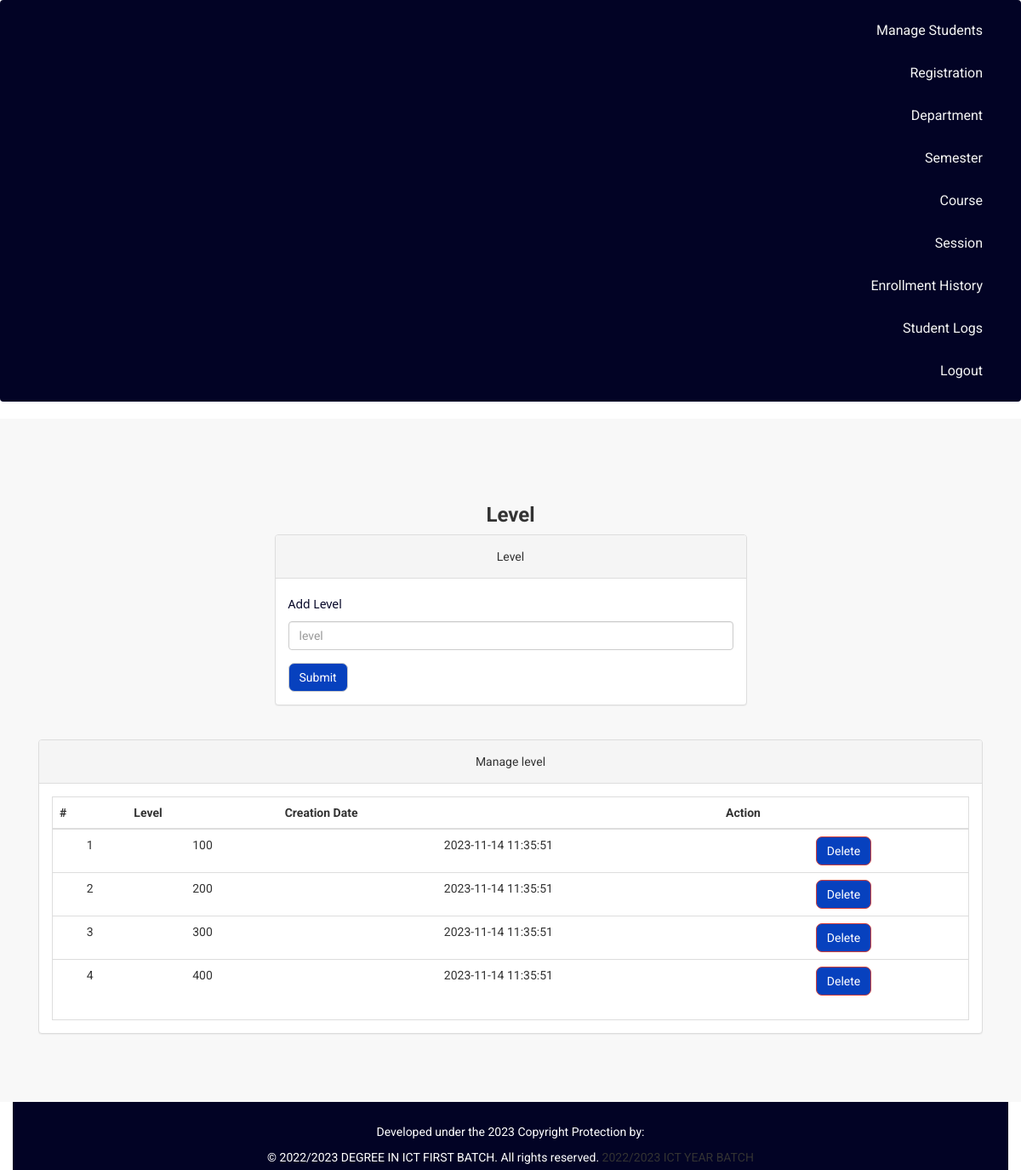
Before: /onlinecourse/admin/level.php (signed in) with the older database file.
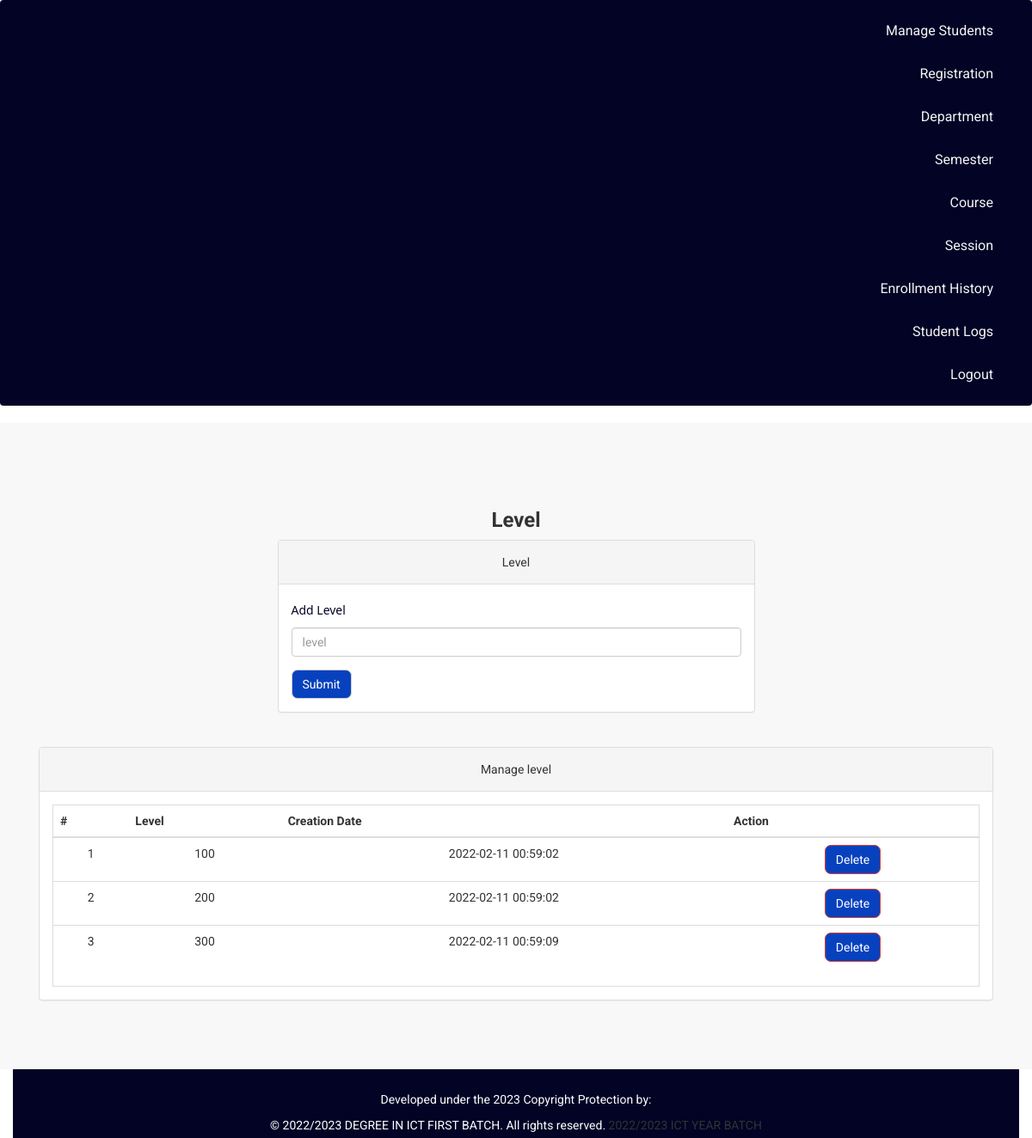
After: the same page with the newer database file.
### tables this page shows
CREATE TABLE `level` (
  `id` int(11) NOT NULL,
  `level` varchar(255) DEFAULT NULL,
  `creationDate` timestamp NULL DEFAULT current_timestamp()
);

### onlinecourse/admin/level.php (the view, shortened to what this page needs)
<?php
include('includes/config.php');
if (strlen($_SESSION['alogin']) == 0) {
    header('location:index.php');
} else {
    ?>
    <!DOCTYPE html>
    <html xmlns="http://www.w3.org/1999/xhtml">
    <head>
        <link href="assets/css/bootstrap.css" rel="stylesheet" />
        <link href="assets/css/font-awesome.css" rel="stylesheet" />
        <link href="assets/css/style.css" rel="stylesheet" />
    </head>
    <body>
        <?php if ($_SESSION['alogin'] != "") {
            include('includes/menubar.php');
        }
        ?>
        <div class="content-wrapper">
            <div class="container">
                <div class="row">
                    <div class="col-md-12">
                        <h1 class="page-head-line">Level </h1>
                    </div>
                </div>
                <div class="row">
                    <div class="col-md-3"></div>
                    <div class="col-md-6">
                        <div class="panel panel-default">
                            <div class="panel-heading">
                                Level
                            </div>
                            <div class="panel-body">
                                <form name="level" method="post">
                                    <div class="form-group">
                                        <label for="department">Add Level </label>
                                        <input type="text" class="form-control" id="level" name="level" placeholder="level"
                                            required />
                                    </div>
                                    <button type="submit" name="submit" class="btn btn-default">Submit</button>
                                </form>
                            </div>
                        </div>
                    </div>
                </div>
                <div class="col-md-12">
                    <div class="panel panel-default">
                        <div class="panel-heading">
                            Manage level
                        </div>
                        <div class="panel-body">
                            <div class="table-responsive table-bordered">
                                <table class="table">
                                    <thead>
                                        <tr>
                                            <th>#</th>
                                            <th>Level</th>
                                            <th>Creation Date</th>
                                            <th>Action</th>
                                        </tr>
                                    </thead>
                                    <tbody>
                                        <?php
                                        $sql = mysqli_query($con, "select * from level");
                                        $cnt = 1;
                                        while ($row = mysqli_fetch_array($sql)) {
                                            ?>
                                            <tr>
                                                <td>
                                                    <?php echo $cnt; ?>
                                                </td>
                                                <td>
                                                    <?php echo htmlentities($row['level']); ?>
                                                </td>
                                                <td>
                                                    <?php echo htmlentities($row['creationDate']); ?>
                                                </td>
                                                <td>
                                                    <a href="level.php?id=<?php echo $row['id'] ?>&del=delete"
                                                        onClick="return confirm('Are you sure you want to delete?')">
                                                        <button class="btn btn-danger">Delete</button>
                                                    </a>
                                                </td>
                                            </tr>
                                            <?php
                                            $cnt++;
                                        } ?>
                                    </tbody>
                                </table>
                            </div>
                        </div>
                    </div>
                </div>
            </div>
        </div>
        <?php include('includes/footer.php'); ?>
    </body>
    </html>
<?php } ?>

Changed rows visible on the page:
removed level: level "400", creationDate "2023-11-14 11:35:51"
changed level (number 1 of 3 on the later page): creationDate "2023-11-14 11:35:51" → "2022-02-11 00:59:02"
changed level (number 2 of 3 on the later page): creationDate "2023-11-14 11:35:51" → "2022-02-11 00:59:02"
changed level (number 3 of 3 on the later page): creationDate "2023-11-14 11:35:51" → "2022-02-11 00:59:09"
